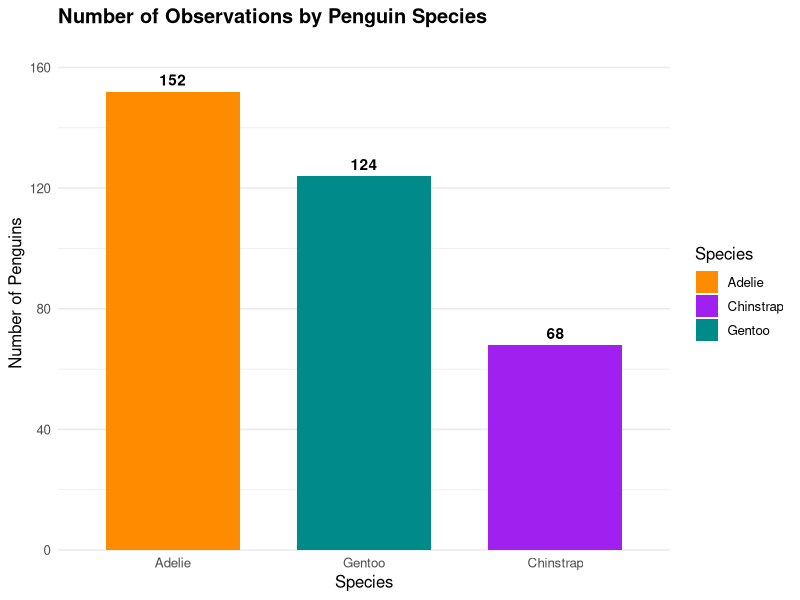
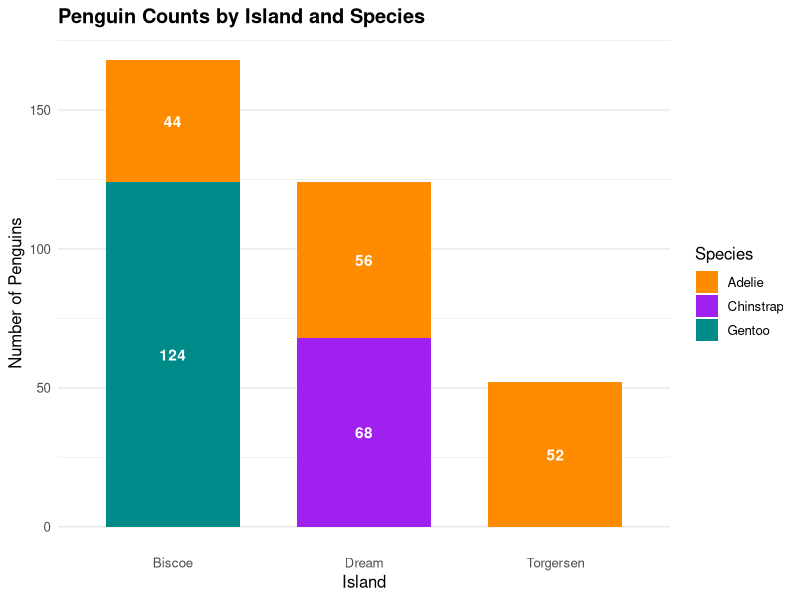

Source code (R) for these figures, in order:
## ---- chunk 1
#| label: setup
#| include: false

library(tidyverse)
library(palmerpenguins)

# Consistent species colors across all charts
species_colors <- c(
  "Adelie"    = "darkorange",
  "Chinstrap" = "purple",
  "Gentoo"    = "cyan4"
)

# Summary tables
species_counts <- penguins |> count(species, sort = TRUE)
island_counts  <- penguins |> count(island, sort = TRUE)

# Values reused in value boxes and interpretations
total_n       <- nrow(penguins)
top_species   <- as.character(species_counts$species[1])
top_species_n <- species_counts$n[1]
top_species_p <- round(100 * top_species_n / total_n, 1)
top_island    <- as.character(island_counts$island[1])
top_island_n  <- island_counts$n[1]
top_island_p  <- round(100 * top_island_n / total_n, 1)

# Island-by-species table
island_species <- penguins |> count(island, species)

# How many species live on each island
species_per_island <- island_species |>
  group_by(island) |>
  summarise(k = n_distinct(species))
## ---- chunk 2
#| content: valuebox
#| title: "Total Penguins Observed"
list(icon = "binoculars", color = "primary", value = total_n)
## ---- chunk 3
#| content: valuebox
#| title: "Most Observed Species"
list(icon = "trophy", color = "warning",
     value = paste0(top_species, " (", top_species_n, ")"))
## ---- chunk 4
#| content: valuebox
#| title: "Island With Most Penguins"
list(icon = "geo-alt", color = "info",
     value = paste0(top_island, " (", top_island_n, ")"))
## ---- chunk 5
#| label: species-plot
#| fig-width: 6
#| fig-height: 4

ggplot(species_counts, aes(x = reorder(species, -n), y = n, fill = species)) +
  geom_col(width = 0.7) +
  geom_text(aes(label = n), vjust = -0.5, fontface = "bold") +
  scale_fill_manual(values = species_colors) +
  scale_y_continuous(expand = expansion(mult = c(0, 0.12))) +
  labs(
    title = "Number of Observations by Penguin Species",
    x = "Species",
    y = "Number of Penguins",
    fill = "Species"
  ) +
  theme_minimal(base_size = 12) +
  theme(plot.title = element_text(face = "bold"),
        panel.grid.major.x = element_blank())
## ---- chunk 6
#| label: island-plot
#| fig-width: 6
#| fig-height: 4

ggplot(island_species, aes(x = island, y = n, fill = species)) +
  geom_col(width = 0.7) +
  geom_text(aes(label = n),
            position = position_stack(vjust = 0.5),
            color = "white", fontface = "bold") +
  scale_fill_manual(values = species_colors) +
  labs(
    title = "Penguin Counts by Island and Species",
    x = "Island",
    y = "Number of Penguins",
    fill = "Species"
  ) +
  theme_minimal(base_size = 12) +
  theme(plot.title = element_text(face = "bold"),
        panel.grid.major.x = element_blank())
